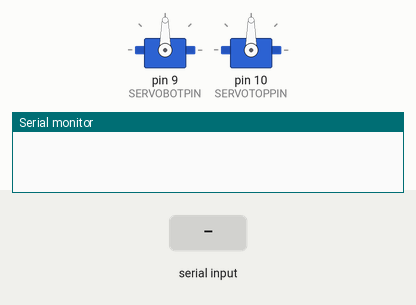
The sketch below on a simulated Arduino Uno, built with avr-gcc and run on an emulated ATmega328P. Shown: 2 × servo, the last lines printed to the serial monitor. The inputs (shaded band) are chosen by the test bench.

Above: at 1.2 s.
1.3 s: "1" received over Serial
At 1.7 s:
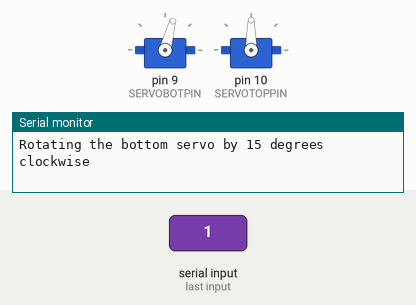
2.8 s: "2" received over Serial
At 4.0 s:
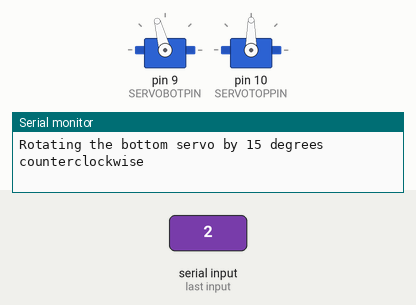
4.3 s: "3" received over Serial
At 5.2 s:
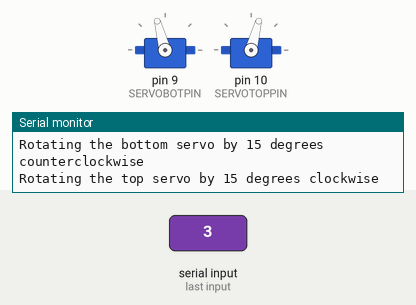
5.8 s: "4" received over Serial
At 6.3 s:
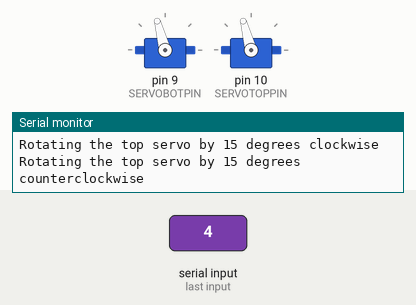
7.3 s: "1" received over Serial
At 8.5 s:
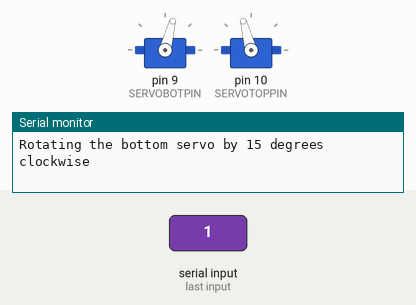
8.8 s: "3" received over Serial
At 9.8 s:
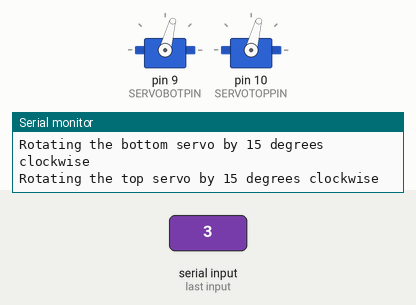
Timing chart, 0 to 11.3 s (numbered marks = the images above; inputs shaded):
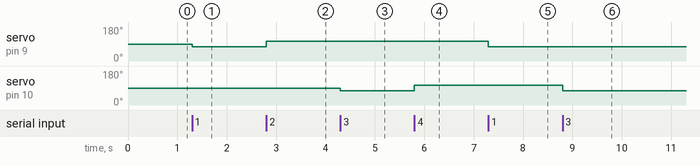

The sketch:

main.ino
```cpp
#include<Servo.h>

#define SERVOBOTPIN 9 // Pin to which the bottom servo is attached
#define SERVOTOPPIN 10 // Pin to which the top servo is attached
#define BAUDRATE 115200 // Baud Rate

Servo servoBot; // Bottom Servo denoted by number 0
Servo servoTop; // Top Servo denoted by number 1
const unsigned int servoHomeAngle = 90; // The home angles for both servos
const unsigned int servoRotAngle = 15; // The rotation offset for both servos

void rotateServo(unsigned int servoDir){
  switch(servoDir) { // Switch Case to rotate servos according to the signal from the RPi
    // Case to bring both servos to home location
    case 48:  servoBot.write(servoHomeAngle);
              servoTop.write(servoHomeAngle);
              Serial.println("Bringing both servos to home location");
              break;
    // Case to rotate the bottom servo by 15 degrees clockwise
    case 49:  servoBot.write(servoHomeAngle-servoRotAngle);
              Serial.println("Rotating the bottom servo by 15 degrees clockwise");
              break;
    // Case to rotate the bottom servo by 15 degrees counterclockwise
    case 50:  servoBot.write(servoHomeAngle+servoRotAngle);
              Serial.println("Rotating the bottom servo by 15 degrees counterclockwise");
              break;
    // Case to rotate the top servo by 15 degrees clockwise
    case 51:  servoTop.write(servoHomeAngle-servoRotAngle);
              Serial.println("Rotating the top servo by 15 degrees clockwise");
              break;
    // Case to rotate the top servo by 15 degrees counterclockwise
    case 52:  servoTop.write(servoHomeAngle+servoRotAngle);
              Serial.println("Rotating the top servo by 15 degrees counterclockwise");
              break;
    // Default case to bring both servos to home angle
    default:  servoBot.write(servoHomeAngle);
              servoTop.write(servoHomeAngle);
              Serial.println("Bringing both servos to home location");
              break;
  }
}

void setup() {
  servoBot.attach(SERVOBOTPIN); // Attach bottom servo to its pin
  servoTop.attach(SERVOTOPPIN); // Attach top servo to its pin
  Serial.begin(BAUDRATE); // Set baudrate and begin serial communication
}
void loop() {
  if(Serial.available()){ // Check if a byte of data has been received
    rotateServo((unsigned int) Serial.read()); // When a byte of data has been received, pass it on to the rotateServo() function
  }
}
```

Measured:
- after the input at 1.3 s, servo on pin 9 (SERVOBOTPIN): 90° → 75° at once
- after the input at 2.8 s, servo on pin 9 (SERVOBOTPIN): 75° → 105° at once
- after the input at 4.3 s, servo on pin 10 (SERVOTOPPIN): 90° → 75° at once
- after the input at 5.8 s, servo on pin 10 (SERVOTOPPIN): 75° → 105° at once
- after the input at 7.3 s, servo on pin 9 (SERVOBOTPIN): 105° → 75° at once
- after the input at 8.8 s, servo on pin 10 (SERVOTOPPIN): 105° → 75° at once
